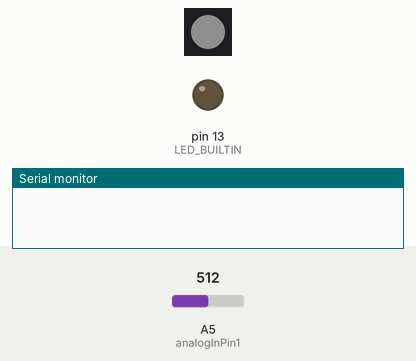
Recording of a sketch running on a simulated Arduino Uno, built with avr-gcc and run on an emulated ATmega328P. On the bench: 1 RGB LEDs in strip order, left to right, output pins drawn as LEDs (lit = HIGH), the last lines printed to the serial monitor. Inputs (shaded band) come from the test bench; at power-on: A5 (analogInPin1) = 512. Dim RGB values are drawn brighter than linear.

Above: at 0.4 s.
At 6.4 s:
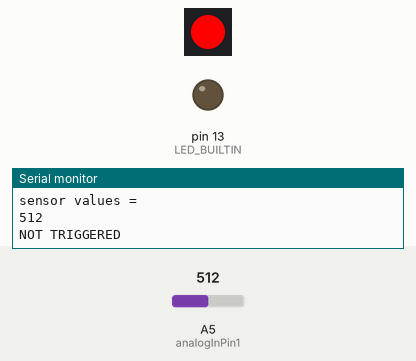
6.5 s: A5 (analogInPin1) set to 63
8.0 s: A5 (analogInPin1) set to 56
At 9.3 s:
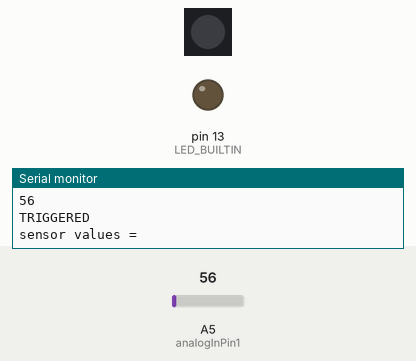
Timing chart, 0 to 11.0 s (numbered marks = the images above; inputs shaded):
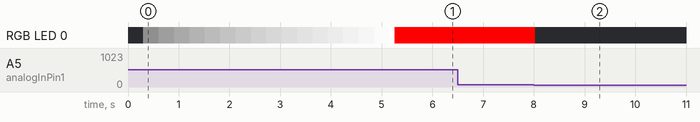

Measured:
- the behaviour switches between 60 and 59 on A5 (analogInPin1) (found by bisection; images 1 and 2)
- after the input at 8.0 s, RGB LED 0: RGB(255, 0, 0) → off at once

The sketch:

firmware.ino
```cpp
/*
Pressure Sensitive Garment Sensor

Iman H. Enayati
Department of Orthopedic Surgery
University of California, Los Angeles
imanhenayati@ucla.edu

Author's Notes: The following project records value from a fabric pressure sensor
positioned in the heal area of an infant's sock. The pressure sensor readings are
evaluated and a RBG LED signals a threshold value has been reached. The LED emits
a constant red color until the threshold value is met, whereby the LED turns off,
indicating threshold pressure has been successfully met. The following code does
not support low-energy bluetooth functionality. Contact author for inquiries and/or
support.

Last Updated: October 10th, 2021
*/

#define PIN 5 //Define pin for neopixels
#define NUMPIXELS 1 //number of pixels that will be used
#include <Filters.h>
#include <Adafruit_NeoPixel.h>

Adafruit_NeoPixel pixels = Adafruit_NeoPixel(NUMPIXELS, PIN, NEO_GRB + NEO_KHZ800);

//Defining Variables
int delayval = 15;            // delay for .15 sec
const int analogInPin1 = A5;  //pressure fabric for OUTSIDE, PIXEL 1
int sensorHeelValue = 0;      //value from heel pressure sensor
int sensorInsideValue = 0;    //value from inside pressure sensor
int sensorOutValue = 0;       //value from outside pressure sensor
int FilteredSensorHeelValue = 0;
int FilteredSensorInsideValue = 0;
int FilteredSensorOutValue = 0;

void setup() {

  pinMode(LED_BUILTIN, OUTPUT);

  Serial.begin(9600);
  pixels.begin();             // This initializes the NeoPixel library.
  //Serial.begin(9600);
  pixels.setBrightness(255);

  pinMode(A5, INPUT_PULLUP); //sensor pin
  pinMode(5, OUTPUT);        //LED pin

  pixels.show();

//startup light sequence
for (int i = 0; i <= 255; i++){
    pixels.setPixelColor(0, pixels.Color(i,i,i));
    pixels.show();
    delay(20);
  }
 delay(80);


}

void loop(){

  // read the analog in values from digital pin:
  sensorOutValue = analogRead(analogInPin1);

  //Set up for LowPass filter
  FilterOnePole lowpassFilter(LOWPASS,50);

  //Filter Heel sensor signal value due to high noise levels
  lowpassFilter.input(sensorOutValue);

  //Create new variable to hold filtered signal
  FilteredSensorHeelValue = lowpassFilter.output();

  //Print results to serial monitor:
  Serial.println("sensor values = " );
  Serial.println(sensorOutValue);


/*If the sensor value is above a provided threshold (indicating inadequate pressure),
turn on the corresponding neopixel RED. If sensor value is not below threshold, turn
corresponding neopixel off*/

if (sensorOutValue >= 60) {
    pixels.setPixelColor(0, pixels.Color(255,0,0));
    pixels.show();
    Serial.println("NOT TRIGGERED");
    delay(delayval);
  }
else{
    pixels.setPixelColor(0, pixels.Color(0,0,0));
    pixels.show();
    Serial.println("TRIGGERED");
    delay(delayval);
  }


}
```
